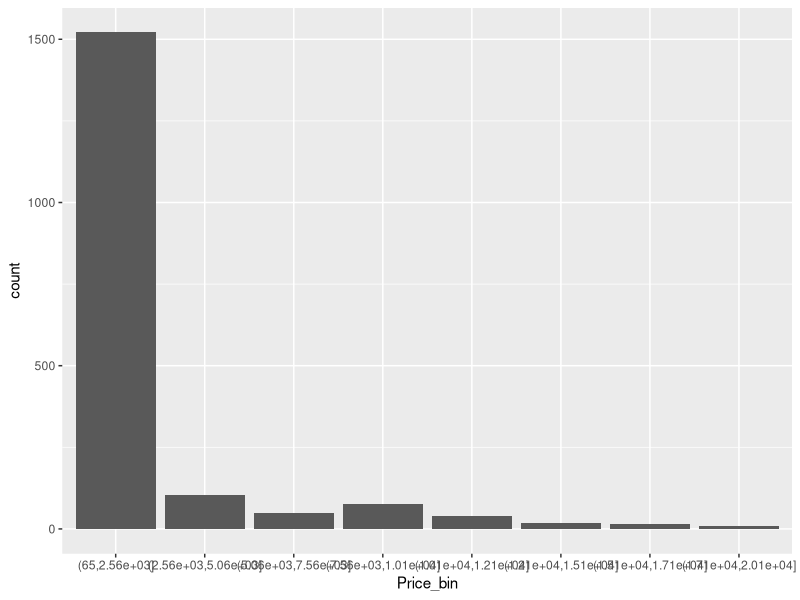

Recreate this plot in R. (Note: this script raises an error after producing the figure.)
## ---- chunk 1
knitr::opts_chunk$set(echo = TRUE)
## ---- chunk 2
#library(diffusionMap)
library(randomForest)
library(ggplot2)
library(reshape)
library(reshape2)  ## here is where we do a 'pivot table'
library(plyr)
#library(phom)
library(dplyr)
library(lubridate)
## ---- chunk 3
setwd("~/Documents/TDA/")

btc = read.csv("btc.csv", header = F)
btc = btc[-1,] 
btc <- btc[1:8]


btc$V2 <- as.numeric(as.character(btc$V2))
btc$V3 <- as.numeric(as.character(btc$V3))
btc$V4 <- as.numeric(as.character(btc$V4))
btc$V5 <- as.numeric(as.character(btc$V5))
btc$V6 <- as.numeric(as.character(btc$V6))
btc$V7 <- as.numeric(as.character(btc$V7))
btc$V8 <- as.numeric(as.character(btc$V8))
breaks <- c(65, 2565, 5065, 7565, 10065, 12065, 15065, 17065, 20065)
btc <- btc %>%
  mutate(Price_bin = cut(V5, breaks)) #categorize the price of the coin into 12 bins.

head(btc) # see header to decode V1-V8;
summary(btc)
ggplot(btc) + aes(x = Price_bin) + geom_bar() #examine how the bins are distributed

head(btc) # see header to decode V1-V8;
summary(btc) #what we're starting with
## ---- chunk 4
plot(x = btc$V1, y = btc$V5, main = "Price of bitcoin since 2013")
ggplot(btc[1:1000,]) + aes(x=V1, y = V5) + geom_point() 
#Examine how the bins are distributed

plot(btc[1:8], main="bitcoin data set", pch=23, bg = c("red", "green")
     [unclass(btc$price)])
#Examine how all the variables interact with one another


data <- btc[2:8] ## Take out date variable 
D = dist(scale(data)) # use Euclidean distance on data
## DIST: This function computes and returns the distance matrix computed by using the specified distance measure to compute the distances between the rows of a data matrix. This would be the first step in creating a TDA model as the euclidean distances need to be extracted
## ---- chunk 5
bins = btc$Price_bin
data = btc[2:9]
rf_fit = randomForest(data, bins, ntree=10, proximity=TRUE) 
print(rf_fit)
varImpPlot(rf_fit)
#version
D2 = 1-rf_fit$proximity # use 1 - proximity
